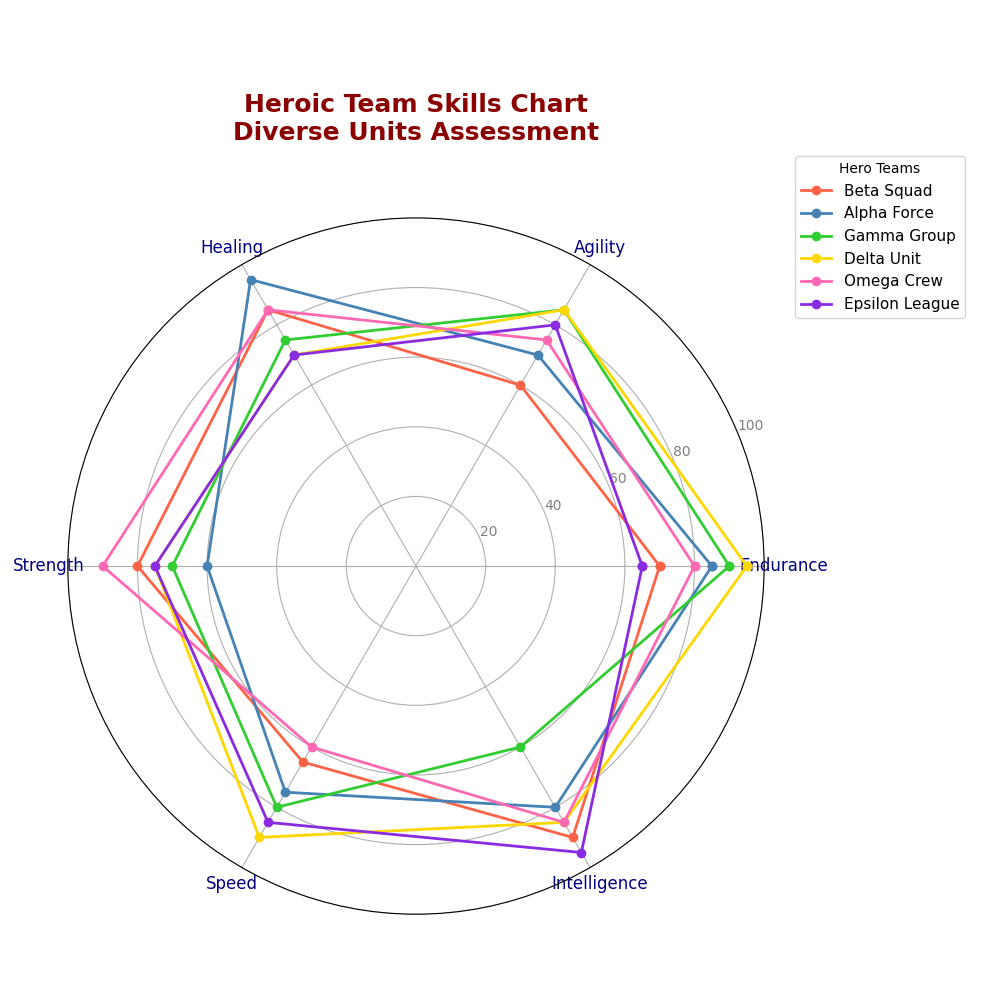

Recreate this plot in Python.
import numpy as np
import matplotlib.pyplot as plt

categories = ['Endurance', 'Agility', 'Healing', 'Strength', 'Speed', 'Intelligence']  # Randomly altered categories
num_vars = len(categories)

team_abilities = {
    'Beta Squad': [70, 60, 85, 80, 65, 90],  # Renamed team
    'Alpha Force': [85, 70, 95, 60, 75, 80],  # Renamed team
    'Gamma Group': [90, 85, 75, 70, 80, 60],  # Renamed team
    'Delta Unit': [95, 85, 70, 75, 90, 85],  # Renamed team
    'Omega Crew': [80, 75, 85, 90, 60, 85],  # Renamed team
    'Epsilon League': [65, 80, 70, 75, 85, 95]  # Renamed team
}

angles = np.linspace(0, 2 * np.pi, num_vars, endpoint=False).tolist()
angles += angles[:1]

fig, ax = plt.subplots(figsize=(10, 10), subplot_kw=dict(polar=True))

colors = ['#FF6347', '#4682B4', '#32CD32', '#FFD700', '#FF69B4', '#8A2BE2']

for idx, (team, abilities) in enumerate(team_abilities.items()):
    abilities += abilities[:1]
    ax.plot(angles, abilities, color=colors[idx], linewidth=2, marker='o', label=team)

plt.xticks(angles[:-1], categories, color='navy', size=12)
ax.set_ylim(0, 100)
plt.yticks([20, 40, 60, 80, 100], ["20", "40", "60", "80", "100"], color="grey", size=10)

plt.title('Heroic Team Skills Chart\nDiverse Units Assessment', size=18, color='darkred', y=1.1, weight='bold')  # Altered title
ax.legend(loc='upper right', bbox_to_anchor=(1.3, 1.1), fontsize=11, title='Hero Teams')  # Altered legend title

plt.tight_layout()
plt.show()
